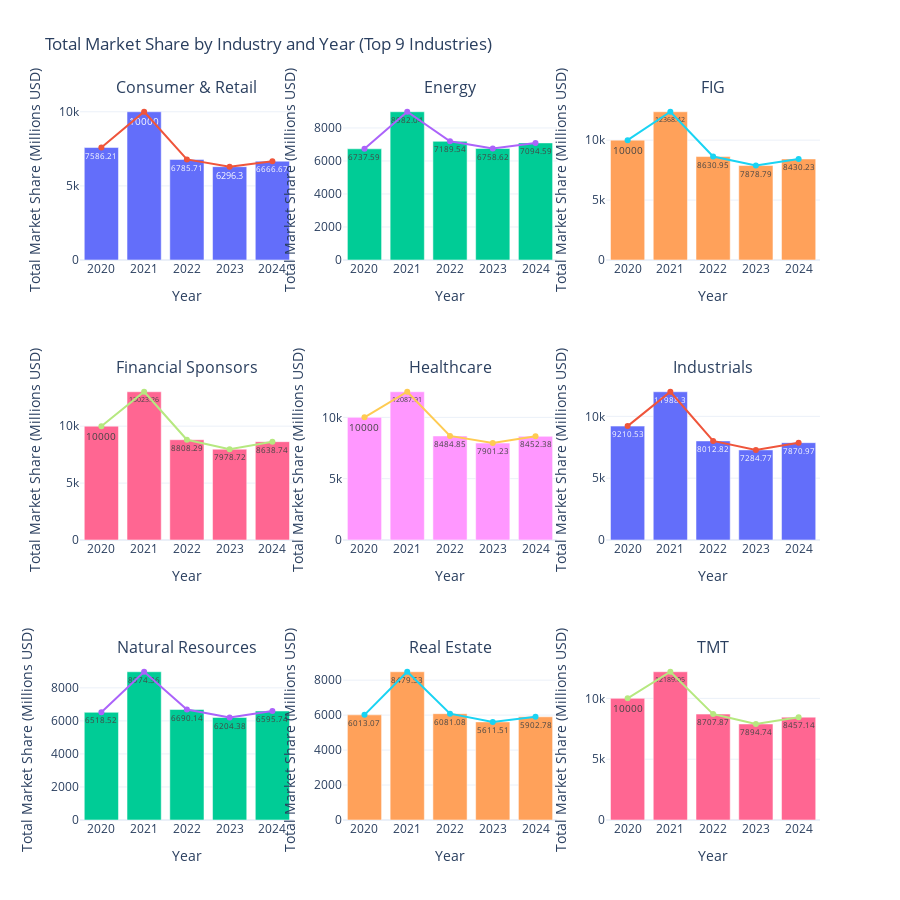

Notebook code for this chart:
### Code cell
# Create a subplot of 3x3 for 9 industries
from plotly.subplots import make_subplots

fig = make_subplots(rows=3, cols=3, subplot_titles=industries[:9])

# Iterate over the first 9 industries to create individual plots
for i, industry in enumerate(industries[:9]):
    industry_data = industry_market_share[industry_market_share['Industry'] == industry]
    row = i // 3 + 1
    col = i % 3 + 1
    
    # Add vertical bar plot for each industry
    fig.add_trace(go.Bar(
        x=industry_data['Year'],
        y=industry_data['Total Market Share'],
        name=f'Total Market Share: {industry}',
        text=industry_data['Total Market Share'].round(2),  # Round to 2 decimals
        textposition='inside',  # Position text inside for a professional look
        textangle=0  # Ensure text is horizontal
    ), row=row, col=col)
    
    # Add trend line for each industry
    fig.add_trace(go.Scatter(
        x=industry_data['Year'],
        y=industry_data['Total Market Share'],
        mode='lines+markers',
        name=f'Trend: {industry}'
    ), row=row, col=col)

# Update layout for aesthetics
fig.update_layout(
    title='Total Market Share by Industry and Year (Top 9 Industries)',
    height=900,  # Adjust height for better visibility
    showlegend=False,  # Hide legend to avoid clutter
    template='plotly_white'  # Use a white theme for better visibility
)

# Update axes titles and ensure visibility of all years
fig.update_xaxes(title_text='Year', tickvals=[2020, 2021, 2022, 2023, 2024])
fig.update_yaxes(title_text='Total Market Share (Millions USD)')

fig.show()

### Figure 1 — Plotly figure (JSON) as saved in the notebook; plotly's stock layout.template omitted (floating-point values rounded to 4 significant figures)
{"data": [{"name": "Total Market Share: Consumer & Retail", "text": [7586.0, 10000, 6786.0, 6296.0, 6667.0], "textangle": 0, "textposition": "inside", "type": "bar", "x": [2020, 2021, 2022, 2023, 2024], "xaxis": "x", "y": [7586.0, 10000, 6786.0, 6296.0, 6667.0], "yaxis": "y"}, {"mode": "lines+markers", "name": "Trend: Consumer & Retail", "type": "scatter", "x": [2020, 2021, 2022, 2023, 2024], "xaxis": "x", "y": [7586.0, 10000, 6786.0, 6296.0, 6667.0], "yaxis": "y"}, {"name": "Total Market Share: Energy", "text": [6738.0, 8982.0, 7190.0, 6759.0, 7095.0], "textangle": 0, "textposition": "inside", "type": "bar", "x": [2020, 2021, 2022, 2023, 2024], "xaxis": "x2", "y": [6738.0, 8982.0, 7190.0, 6759.0, 7095.0], "yaxis": "y2"}, {"mode": "lines+markers", "name": "Trend: Energy", "type": "scatter", "x": [2020, 2021, 2022, 2023, 2024], "xaxis": "x2", "y": [6738.0, 8982.0, 7190.0, 6759.0, 7095.0], "yaxis": "y2"}, {"name": "Total Market Share: FIG", "text": [10000, 12370.0, 8631.0, 7879.0, 8430.0], "textangle": 0, "textposition": "inside", "type": "bar", "x": [2020, 2021, 2022, 2023, 2024], "xaxis": "x3", "y": [10000, 12370.0, 8631.0, 7879.0, 8430.0], "yaxis": "y3"}, {"mode": "lines+markers", "name": "Trend: FIG", "type": "scatter", "x": [2020, 2021, 2022, 2023, 2024], "xaxis": "x3", "y": [10000, 12370.0, 8631.0, 7879.0, 8430.0], "yaxis": "y3"}, {"name": "Total Market Share: Financial Sponsors", "text": [10000, 13020.0, 8808.0, 7979.0, 8639.0], "textangle": 0, "textposition": "inside", "type": "bar", "x": [2020, 2021, 2022, 2023, 2024], "xaxis": "x4", "y": [10000, 13020.0, 8808.0, 7979.0, 8639.0], "yaxis": "y4"}, {"mode": "lines+markers", "name": "Trend: Financial Sponsors", "type": "scatter", "x": [2020, 2021, 2022, 2023, 2024], "xaxis": "x4", "y": [10000, 13020.0, 8808.0, 7979.0, 8639.0], "yaxis": "y4"}, {"name": "Total Market Share: Healthcare", "text": [10000, 12090.0, 8485.0, 7901.0, 8452.0], "textangle": 0, "textposition": "inside", "type": "bar", "x": [2020, 2021, 2022, 2023, 2024], "xaxis": "x5", "y": [10000, 12090.0, 8485.0, 7901.0, 8452.0], "yaxis": "y5"}, {"mode": "lines+markers", "name": "Trend: Healthcare", "type": "scatter", "x": [2020, 2021, 2022, 2023, 2024], "xaxis": "x5", "y": [10000, 12090.0, 8485.0, 7901.0, 8452.0], "yaxis": "y5"}, {"name": "Total Market Share: Industrials", "text": [9211.0, 11990.0, 8013.0, 7285.0, 7871.0], "textangle": 0, "textposition": "inside", "type": "bar", "x": [2020, 2021, 2022, 2023, 2024], "xaxis": "x6", "y": [9211.0, 11990.0, 8013.0, 7285.0, 7871.0], "yaxis": "y6"}, {"mode": "lines+markers", "name": "Trend: Industrials", "type": "scatter", "x": [2020, 2021, 2022, 2023, 2024], "xaxis": "x6", "y": [9211.0, 11990.0, 8013.0, 7285.0, 7871.0], "yaxis": "y6"}, {"name": "Total Market Share: Natural Resources", "text": [6519.0, 8974.0, 6690.0, 6204.0, 6596.0], "textangle": 0, "textposition": "inside", "type": "bar", "x": [2020, 2021, 2022, 2023, 2024], "xaxis": "x7", "y": [6519.0, 8974.0, 6690.0, 6204.0, 6596.0], "yaxis": "y7"}, {"mode": "lines+markers", "name": "Trend: Natural Resources", "type": "scatter", "x": [2020, 2021, 2022, 2023, 2024], "xaxis": "x7", "y": [6519.0, 8974.0, 6690.0, 6204.0, 6596.0], "yaxis": "y7"}, {"name": "Total Market Share: Real Estate", "text": [6013.0, 8480.0, 6081.0, 5612.0, 5903.0], "textangle": 0, "textposition": "inside", "type": "bar", "x": [2020, 2021, 2022, 2023, 2024], "xaxis": "x8", "y": [6013.0, 8480.0, 6081.0, 5612.0, 5903.0], "yaxis": "y8"}, {"mode": "lines+markers", "name": "Trend: Real Estate", "type": "scatter", "x": [2020, 2021, 2022, 2023, 2024], "xaxis": "x8", "y": [6013.0, 8480.0, 6081.0, 5612.0, 5903.0], "yaxis": "y8"}, {"name": "Total Market Share: TMT", "text": [10000, 12190.0, 8708.0, 7895.0, 8457.0], "textangle": 0, "textposition": "inside", "type": "bar", "x": [2020, 2021, 2022, 2023, 2024], "xaxis": "x9", "y": [10000, 12190.0, 8708.0, 7895.0, 8457.0], "yaxis": "y9"}, {"mode": "lines+markers", "name": "Trend: TMT", "type": "scatter", "x": [2020, 2021, 2022, 2023, 2024], "xaxis": "x9", "y": [10000, 12190.0, 8708.0, 7895.0, 8457.0], "yaxis": "y9"}], "layout": {"annotations": [{"font": {"size": 16}, "showarrow": false, "text": "Consumer & Retail", "x": 0.1444, "xanchor": "center", "xref": "paper", "y": 1, "yanchor": "bottom", "yref": "paper"}, {"font": {"size": 16}, "showarrow": false, "text": "Energy", "x": 0.5, "xanchor": "center", "xref": "paper", "y": 1, "yanchor": "bottom", "yref": "paper"}, {"font": {"size": 16}, "showarrow": false, "text": "FIG", "x": 0.8556, "xanchor": "center", "xref": "paper", "y": 1, "yanchor": "bottom", "yref": "paper"}, {"font": {"size": 16}, "showarrow": false, "text": "Financial Sponsors", "x": 0.1444, "xanchor": "center", "xref": "paper", "y": 0.6111, "yanchor": "bottom", "yref": "paper"}, {"font": {"size": 16}, "showarrow": false, "text": "Healthcare", "x": 0.5, "xanchor": "center", "xref": "paper", "y": 0.6111, "yanchor": "bottom", "yref": "paper"}, {"font": {"size": 16}, "showarrow": false, "text": "Industrials", "x": 0.8556, "xanchor": "center", "xref": "paper", "y": 0.6111, "yanchor": "bottom", "yref": "paper"}, {"font": {"size": 16}, "showarrow": false, "text": "Natural Resources", "x": 0.1444, "xanchor": "center", "xref": "paper", "y": 0.2222, "yanchor": "bottom", "yref": "paper"}, {"font": {"size": 16}, "showarrow": false, "text": "Real Estate", "x": 0.5, "xanchor": "center", "xref": "paper", "y": 0.2222, "yanchor": "bottom", "yref": "paper"}, {"font": {"size": 16}, "showarrow": false, "text": "TMT", "x": 0.8556, "xanchor": "center", "xref": "paper", "y": 0.2222, "yanchor": "bottom", "yref": "paper"}], "height": 900, "showlegend": false, "title": {"text": "Total Market Share by Industry and Year (Top 9 Industries)"}, "xaxis": {"anchor": "y", "domain": [0, 0.2889], "tickvals": [2020, 2021, 2022, 2023, 2024], "title": {"text": "Year"}}, "xaxis2": {"anchor": "y2", "domain": [0.3556, 0.6444], "tickvals": [2020, 2021, 2022, 2023, 2024], "title": {"text": "Year"}}, "xaxis3": {"anchor": "y3", "domain": [0.7111, 1], "tickvals": [2020, 2021, 2022, 2023, 2024], "title": {"text": "Year"}}, "xaxis4": {"anchor": "y4", "domain": [0, 0.2889], "tickvals": [2020, 2021, 2022, 2023, 2024], "title": {"text": "Year"}}, "xaxis5": {"anchor": "y5", "domain": [0.3556, 0.6444], "tickvals": [2020, 2021, 2022, 2023, 2024], "title": {"text": "Year"}}, "xaxis6": {"anchor": "y6", "domain": [0.7111, 1], "tickvals": [2020, 2021, 2022, 2023, 2024], "title": {"text": "Year"}}, "xaxis7": {"anchor": "y7", "domain": [0, 0.2889], "tickvals": [2020, 2021, 2022, 2023, 2024], "title": {"text": "Year"}}, "xaxis8": {"anchor": "y8", "domain": [0.3556, 0.6444], "tickvals": [2020, 2021, 2022, 2023, 2024], "title": {"text": "Year"}}, "xaxis9": {"anchor": "y9", "domain": [0.7111, 1], "tickvals": [2020, 2021, 2022, 2023, 2024], "title": {"text": "Year"}}, "yaxis": {"anchor": "x", "domain": [0.7778, 1], "title": {"text": "Total Market Share (Millions USD)"}}, "yaxis2": {"anchor": "x2", "domain": [0.7778, 1], "title": {"text": "Total Market Share (Millions USD)"}}, "yaxis3": {"anchor": "x3", "domain": [0.7778, 1], "title": {"text": "Total Market Share (Millions USD)"}}, "yaxis4": {"anchor": "x4", "domain": [0.3889, 0.6111], "title": {"text": "Total Market Share (Millions USD)"}}, "yaxis5": {"anchor": "x5", "domain": [0.3889, 0.6111], "title": {"text": "Total Market Share (Millions USD)"}}, "yaxis6": {"anchor": "x6", "domain": [0.3889, 0.6111], "title": {"text": "Total Market Share (Millions USD)"}}, "yaxis7": {"anchor": "x7", "domain": [0, 0.2222], "title": {"text": "Total Market Share (Millions USD)"}}, "yaxis8": {"anchor": "x8", "domain": [0, 0.2222], "title": {"text": "Total Market Share (Millions USD)"}}, "yaxis9": {"anchor": "x9", "domain": [0, 0.2222], "title": {"text": "Total Market Share (Millions USD)"}}}}
